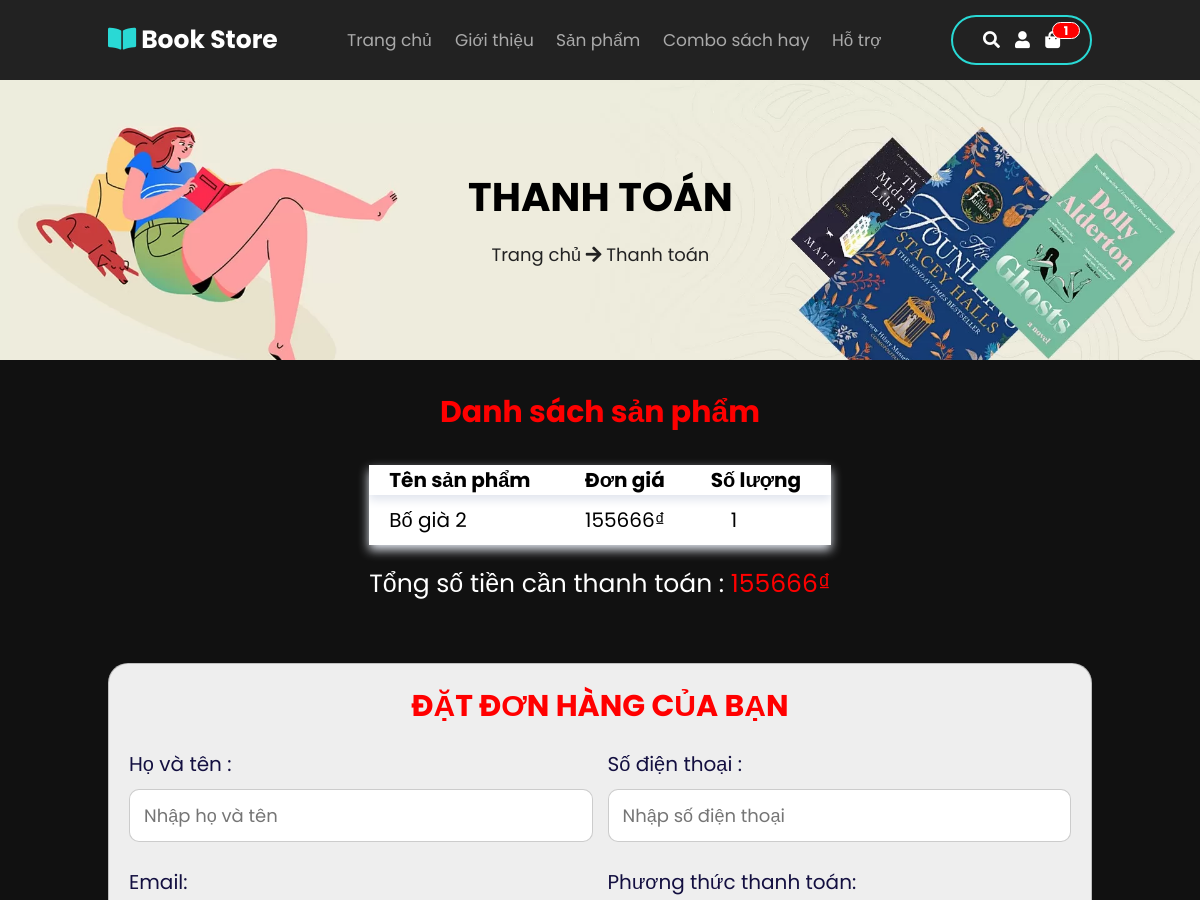
The page /app/View/checkout.php (signed in, upper part) on the database as committed earlier.
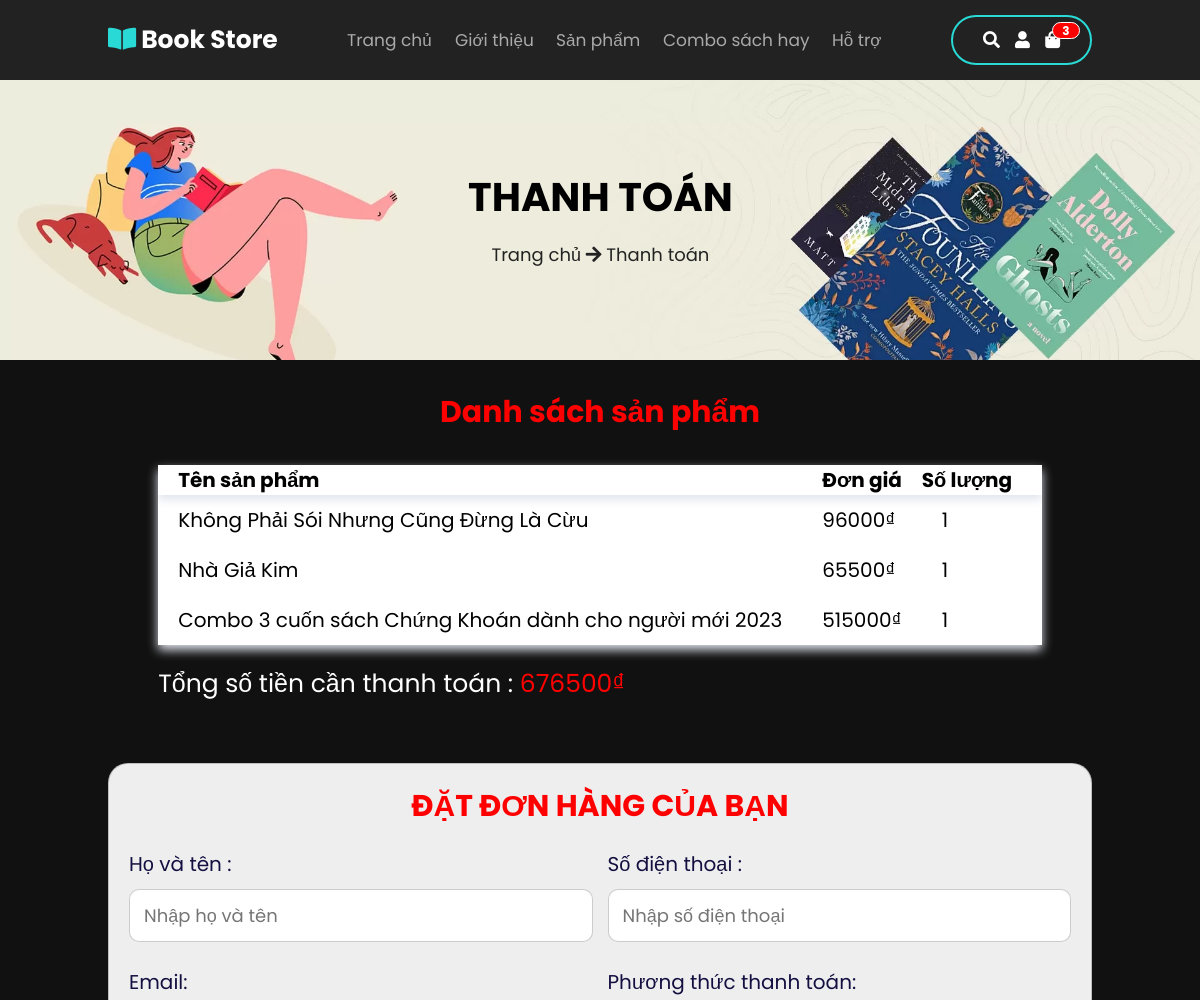
The same page on the database as committed later.
### tables this page shows
CREATE TABLE `cart` (
  `id` int(100) NOT NULL,
  `user_id` varchar(10) NOT NULL,
  `product_name` varchar(100) NOT NULL,
  `price` int(100) NOT NULL,
  `quantity` int(100) NOT NULL,
  `image` varchar(200) NOT NULL
);

### app/View/checkout.php (the view, shortened to what this page needs)
<?php
include '../../config/config.php';
?>
<!DOCTYPE html>
<html lang="en">
<head>
    <link rel="stylesheet" href="https://cdnjs.cloudflare.com/ajax/libs/font-awesome/5.15.4/css/all.min.css">
    <link rel="stylesheet" href="../../public/css/style.css">
    <link rel="stylesheet" href="https://cdnjs.cloudflare.com/ajax/libs/aos/2.3.4/aos.css">
</head>
<body>
    <?php include 'header.php'; ?>
    <div class="cart_banner">
        <div class="banner">
            <div class="content" data-aos="zoom-in-up" data-aos-delay="300">
                <h3>THANH TOÁN</h3>
                <p><a href="./home.php">Trang chủ </a>
                    <i class="fas fa-arrow-right"></i>
                    Thanh toán
                </p>
            </div>
        </div>
    </div>
    <section class="listcart" id="listcart" data-aos="zoom-in-up" data-aos-delay="600">
        <h1>Danh sách sản phẩm</h1>
        <table>
            <thead>
                <tr>
                    <th style="padding-left:2rem;">Tên sản phẩm</th>
                    <th style="padding-left:2rem;">Đơn giá</th>
                    <th style="width: 12rem;">Số lượng</th>
                </tr>
            </thead>
            <tbody>
                <?php
                $grand_total = 0;
                $user_id = $_COOKIE['user_id'];
                $select_cart = mysqli_query($conn, "SELECT * FROM `cart` WHERE user_id = '$user_id'") or die('query failed');
                if (mysqli_num_rows($select_cart) > 0) {
                    while ($fetch_cart = mysqli_fetch_assoc($select_cart)) {
                        $total_price = ($fetch_cart['price'] * $fetch_cart['quantity']);
                        $grand_total += $total_price;
                        echo "
                    <tr>
                        <td>$fetch_cart[product_name]</td>
                        <td>$fetch_cart[price]<span>₫</span></td>
                        <td>$fetch_cart[quantity]</td>
                    </tr>
                ";
                        ?>
                    <?php }
                }
                ?>
            </tbody>
        </table>
        <div class="grand-total"> Tổng số tiền cần thanh toán : <span>
                <?php echo $grand_total; ?>₫
            </span> </div>
    </section>
    <section class="checkout" data-aos="zoom-in-up" data-aos-delay="300">
        <form action="../Controllers/orderController.php" method="post">
            <h3>Đặt đơn hàng của bạn</h3>
            <div class="flex">
                <div class="inputBox">
                    <span>Họ và tên :</span>
                    <input type="text" name="name" required placeholder="Nhập họ và tên">
                </div>
                <div class="inputBox">
                    <span>Số điện thoại :</span>
                    <input type="number" name="number" required placeholder="Nhập số điện thoại">
                </div>
                <div class="inputBox">
                    <span>Email:</span>
                </div>
                <div class="inputBox">
                    <span>Phương thức thanh toán:</span>
                </div>
            </div>
        </form>
    </section>
    <?php include 'footer.php'; ?>
</body>
</html>

### app/View/header.php (shortened to what this page needs)
<?php
  $user_id = $_COOKIE['user_id'];
?>
<header class="header">
    <a data-aos="zoom-in-left" data-aos-delay="150" href="home.php" class="logo">
        <i class="fas fa-book-open"></i>Book Store </a>
    <nav class="navbar">
        <a data-aos="zoom-in-left" data-aos-delay="300" href="home.php">Trang chủ</a>
        <a data-aos="zoom-in-left" data-aos-delay="450" href="about.php">Giới thiệu</a>
        <a data-aos="zoom-in-left" data-aos-delay="600" href="shop.php">Sản phẩm</a>
        <a data-aos="zoom-in-left" data-aos-delay="750" href="products_combo.php">Combo sách hay</a>
        <a data-aos="zoom-in-left" data-aos-delay="900" href="support.php">Hỗ trợ</a>
    </nav>
    <div class = "icons btn">
    <a data-aos="zoom-in-left" data-aos-delay="1100" href="../View/searchBook.php">
       <i class="fas fa-search"></i>
    </a>
    <a data-aos="zoom-in-left" data-aos-delay="1250" class ="tcn">
        <i id="fa-user" class="fas fa-user users"></i>
    </a>
    <?php
      $select_cart_number = mysqli_query($conn, "SELECT * FROM `cart` WHERE user_id = '$user_id'") or die('query failed');
      $cart_rows_number = mysqli_num_rows($select_cart_number);
    ?>
    <a data-aos="zoom-in-left" data-aos-delay="1400" href="shopping_cart.php" class="shopping-icon">
            <i class="fas fa-shopping-bag"></i>
          <?php if($cart_rows_number > 0){ ?>
            <span class="badge"><?php echo $cart_rows_number; ?></span>
          <?php } ?>
    </a>
    </div>
</header>

### app/View/footer.php (shortened to what this page needs)
<!DOCTYPE html>
<html lang="en">
<head>
</head>
<body>
</body>
</html>

### public/css/style.css (style rules this page uses)
:root { --main-color: #16a085; --red: #eb4d4b; --orange: #f39c12; --black: #130f40; --light-color: #999; --light-bg: #eee; --white: #fff; --border: .1rem solid rgba(0, 0, 0, .2); --box-shadow: 0 .5rem 1rem rgba(0, 0, 0, .1); }
* { font-family: 'Poppins', sans-serif; margin: 0; padding: 0; -webkit-box-sizing: border-box; box-sizing: border-box; outline: none; border: none; text-decoration: none; -webkit-transition: all .2s linear; transition: all .2s linear; }
html { font-size: 62.5%; overflow-x: hidden; scroll-behavior: smooth; scroll-padding-top: 9rem; }
body { background: #111; overflow-x: hidden; }
section { padding: 3rem 9%; }
.header { position: fixed; top: 0; left: 0; right: 0; z-index: 1000; background: #222; display: -ms-flexbox; display: flex; -webkit-box-align: center; -ms-flex-align: center; align-items: center; -webkit-box-pack: justify; -ms-flex-pack: justify; justify-content: space-between; padding: 1.5rem 9%; }
.header .navbar a { font-size: 1.7rem; color: #aaa; display: inline-block; margin: 0 1rem; }
.header .btn { margin-top: 0; }
.header .icons { display: flex; justify-content: space-between; align-items: center; gap: 1.5rem; }
.header .icons i { color: #fff; }
.header .icons .shopping-icon { position: relative; display: inline-block; }
.header .icons .shopping-icon .badge { position: absolute; top: -5px; right: -20px; display: flex; align-items: center; justify-content: center; width: 28px; height: 17px; border-radius: 1rem; border: 1px solid white; background-color: red; color: white; font-size: 1.2rem; font-weight: bold; }
.btn { margin-top: 1rem; display: block; padding: 1rem 3rem; font-size: 1.7rem; color: #29d9d5; border: 0.2rem solid #29d9d5; border-radius: 5rem; cursor: pointer; background: #222; }
.logo { font-size: 2.5rem; color: #fff; font-weight: bolder; }
.logo i { color: #29d9d5; padding-right: .5rem; }
.cart_banner { margin-top: 8rem; }
.banner { min-height: 35vh; display: flex; flex-flow: column; align-items: center; justify-content: center; gap: 1rem; background: url(../images/banner.webp) no-repeat; background-size: cover; background-position: center; text-align: center; }
.banner .content h3 { font-size: 4rem; color: black; margin-top: 1rem; }
.banner .content a { text-decoration: none; color: #222; font-size: 1.8rem; }
.banner .content p { max-width: 60rem; margin: 1rem auto; font-size: 1.8rem; color: #222; line-height: 2; }
.listcart { font-family: Mukta, sans-serif; display: grid; justify-content: center; align-items: center; color: black; font-size: 2rem; background-color: 111; }
.listcart h1 { text-align: center; color: red; margin-bottom: 3rem; }
.listcart table { border-collapse: collapse; box-shadow: 0 5px 10px #e1e5ee; background-color: white; text-align: left; overflow: hidden; }
.listcart table thead { box-shadow: 0 5px 10px #e1e5ee; }
.listcart table th { padding: 1rem 2rem; text-transform: uppercase; letter-spacing: 0.1rem; font-size: 0.7rem; font-weight: 900; }
.listcart table td { padding: 1rem 2rem; }
.listcart .grand-total { margin-top: 2rem; font-size: 2.5rem; color: white; }
.listcart .grand-total span { color: red; }
.checkout { background: 111; }
.checkout form { max-width: 1000px; padding: 2rem; margin: 0 auto; border: var(--border); background-color: var(--light-bg); border-radius: 2rem; }
.checkout form h3 { text-align: center; margin-bottom: 2rem; color: red; text-transform: uppercase; font-size: 3rem; }
.checkout form .flex { display: flex; flex-wrap: wrap; gap: 1.5rem; }
.checkout form .flex .inputBox { flex: 1 1 40rem; }
.checkout form .flex span { font-size: 2rem; color: var(--black); }
.checkout form .flex select, .checkout form .flex input { border: var(--border); width: 100%; border-radius: 1rem; width: 100%; background-color: var(--white); padding: 1.2rem 1.4rem; font-size: 1.8rem; margin: 1rem 0; }

Rows that differ between the two databases and show on the page:
removed cart: product_name "Bố già 2", price "155666", quantity "1"
added cart: product_name "Không Phải Sói Nhưng Cũng Đừng Là Cừu", price "96000", quantity "1"
added cart: product_name "Nhà Giả Kim", price "65500", quantity "1"
added cart: product_name "Combo 3 cuốn sách Chứng Khoán dành cho người mới 2023", price "515000", quantity "1"
Other text that changed with them:
$cart_rows_number: "1" → "3"
$grand_total: "155666" → "676500"
